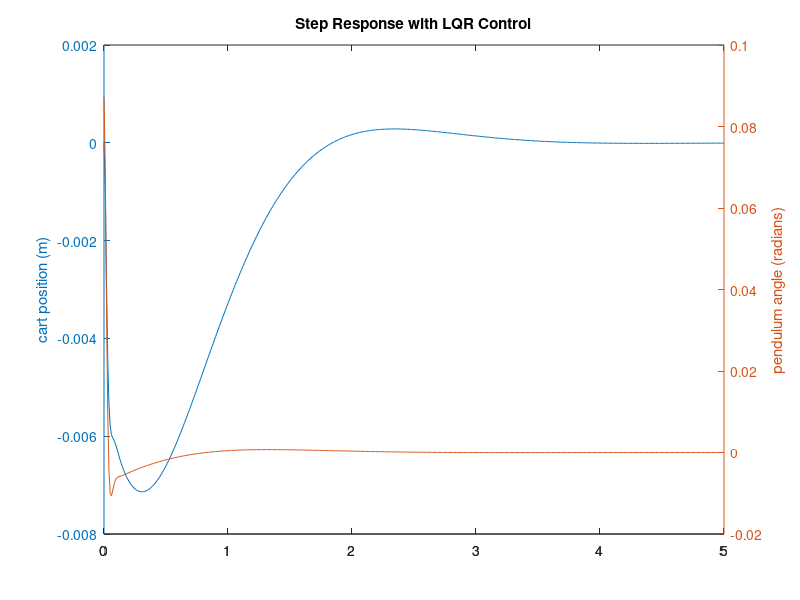

The MATLAB script that drew this image: (Note: this script raises an error after producing the figure.)
%% 连续系统模型
M = 0.104; % 小车重（平衡小车轮子的重量52g*2：轮胎37.5g+联轴器13g+轮轴1.5g）
m = 0.650; % 摆杆重（平衡小车除轮子外的重量650g：总重量754g-两个轮子重量104g）
% m = 1.106; % 加配重后
l = 0.04; % 摆杆重心到铰链的距离（平衡小车除轮子外的部分的重心到轮轴的距离，吊绳估计4cm）
% l = 0.09; % 加配重后
I = m*l^2/3; % 摆杆惯量（平衡小车除轮子外的部分相对于轮轴的惯量，按重心估算ml^2/3）
g = 9.8;
R_w = 0.075/2; % 轮子半径
I_w = 0.00016; % 轮子+转子的惯量

p = 2*I*I_w + I*M*R_w^2 + I*R_w^2*m + 2*I_w*l^2*m + M*R_w^2*l^2*m; %denominator for the A and B matrices

A = [0      1                          0                       0;
     0      0                 (R_w^2*g*l^2*m^2)/p              0;
     0      0                          0                       1;
     0      0       (l*m*(2*I_w*g + M*R_w^2*g + R_w^2*g*m))/p  0];
B = [       0;
     (R_w*(m*l^2 + I))/p;
            0;
        (R_w*l*m)/p];
C = [1 0 0 0;
     0 0 1 0];
D = [0;
     0];

states = {'x' 'x_dot' 'phi' 'phi_dot'};
inputs = {'u'};
outputs = {'x'; 'phi'};

sys_ss = ss(A,B,C,D,'statename',states,'inputname',inputs,'outputname',outputs);

poles = eig(A)

co = ctrb(sys_ss);
controllability = rank(co)

%% 连续系统lqr
Q = C'*C;
Q(1,1) = 20;
Q(3,3) = 40;
R = 1;
K = lqr(A,B,Q,R)

Ac = [(A-B*K)];
Bc = [B];
Cc = [C];
Dc = [D];

states = {'x' 'x_dot' 'phi' 'phi_dot'};
inputs = {'r'};
outputs = {'x'; 'phi'};

sys_cl = ss(Ac,Bc,Cc,Dc,'statename',states,'inputname',inputs,'outputname',outputs);

t = 0:0.01:5;
r =0.2*ones(size(t));
[y,t,x]=lsim(sys_cl,r,t);
[AX,H1,H2] = plotyy(t,y(:,1),t,y(:,2),'plot');
set(get(AX(1),'Ylabel'),'String','cart position (m)')
set(get(AX(2),'Ylabel'),'String','pendulum angle (radians)')
title('Step Response with LQR Control')

%% 连续系统离散化
Ts = 0.01;
sysd_ss = c2d(sys_ss, Ts);
Ad = sysd_ss.A;
Bd = sysd_ss.B;
Cd = sysd_ss.C;
Dd = sysd_ss.D;
poles = abs(pole(sysd_ss))

%% 离散系统lqr
Qd =  Cd'*Cd;
Qd(1,1) = 10;
Qd(2,2) = 0;
Qd(3,3) = 40;
Qd(4,4) = 0;
Rd = 1;
Kd = dlqr(Ad, Bd, Qd, Rd)

Adc = [(Ad-Bd*Kd)];
Bdc = [Bd];
Cdc = [Cd];
Ddc = [Dd];

states = {'x' 'x_dot' 'phi' 'phi_dot'};
inputs = {'r'};
outputs = {'x'; 'phi'};

sysd_cl = ss(Adc,Bdc,Cdc,Ddc,Ts,'statename',states,'inputname',inputs,'outputname',outputs);

t = 0:0.01:5;
r =zeros(size(t));
state_init = [0, 0, 5/180*pi, 0];
[y,t,x]=lsim(sysd_cl,r,t,state_init);
[AX,H1,H2] = plotyy(t,y(:,1),t,y(:,2),'plot');
set(get(AX(1),'Ylabel'),'String','cart position (m)')
set(get(AX(2),'Ylabel'),'String','pendulum angle (radians)')
title('Step Response with LQR Control')

%电机pwm
ud = (-Kd * x')'; % 单轮所需力矩
motor_para = [-0.0049, 0.001587];
PWM = (ud - motor_para(1) * x(:, 2)/R_w) / motor_para(2); % x(:, 2)用单轮当前线速度更准确

%%-------------------------------------------------------------------------
%绕z轴惯量测试
M = 0.104; % 小车重（平衡小车轮子的重量52g*2：轮胎37.5g+联轴器13g+轮轴1.5g）
m = 0.650; % 摆杆重（平衡小车除轮子外的重量650g：总重量754g-两个轮子重量104g）
g = 9.8;
m0 = m+M; % 平衡小车重量0.754kg
d = 0.12;   % 转动惯量测试参数0.12m
L = 0.465;  % 转动惯量测试参数0.465m
T = 57;     % 转动惯量测试参数57s
J = m0*g*d^2 / (16*pi^2*L) * (T/50)^2; % 平衡时的惯量（倾斜会变大），小角度倾斜时认为惯量近似不变
%%-------------------------------------------------------------------------

%% 包含航向角的模型
M = 0.104; % 小车重（平衡小车轮子的重量52g*2：轮胎37.5g+联轴器13g+轮轴1.5g）
m = 0.650; % 摆杆重（平衡小车除轮子外的重量650g：总重量754g-两个轮子重量104g）
% m = 1.106; % 加配重后
l = 0.04; % 摆杆重心到铰链的距离（平衡小车除轮子外的部分的重心到轮轴的距离，吊绳估计4cm）
% l = 0.09; % 加配重后
I = m*l^2/3; % 摆杆惯量（平衡小车除轮子外的部分相对于轮轴的惯量，按重心估算ml^2/3）
g = 9.8;
Lw = 0.17;  % 轮距0.17m 

p = 2*I*I_w + I*M*R_w^2 + I*R_w^2*m + 2*I_w*l^2*m + M*R_w^2*l^2*m; %denominator for the A and B matrices

A = [0      1                          0                            0  0  0;
     0      0                 (R_w^2*g*l^2*m^2)/p                   0  0  0;
     0      0                          0                            1  0  0;
     0      0       (l*m*(2*I_w*g + M*R_w^2*g + R_w^2*g*m))/p       0  0  0;
     0      0                          0                            0  0  1;
     0      0                          0                            0  0  0];
B = [         0                                   0;
     (R_w*(m*l^2 + I))/p                          0;
              0                                   0;
        (R_w*l*m)/p                               0;
              0                                   0;
  -R_w*d/(4*J*R_w^2 + I_w*Lw^2)        R_w*d/(4*J*R_w^2 + I_w*Lw^2)];
C = [1 0 0 0 0 0;
     0 0 1 0 0 0;
     0 0 0 0 1 0];
D = [0 0;
     0 0;
     0 0];

states = {'x' 'x_dot' 'phi' 'phi_dot', 'theta', 'theta_dot'};
inputs = {'u1' 'u2'};
outputs = {'x'; 'phi'; 'theta'};

sys_ss = ss(A,B,C,D,'statename',states,'inputname',inputs,'outputname',outputs);

poles = eig(A)

co = ctrb(sys_ss);
controllability = rank(co)

%% 连续系统lqr
Q = C'*C;
Q(1,1) = 20;
Q(3,3) = 40;
R = 1;
K = lqr(A,B,Q,R)

Ac = [(A-B*K)];
Bc = [B];
Cc = [C];
Dc = [D];

states = {'x' 'x_dot' 'phi' 'phi_dot', 'theta', 'theta_dot'};
inputs = {'r'};
outputs = {'x'; 'phi'; 'theta'};

sys_cl = ss(Ac,Bc,Cc,Dc,'statename',states,'inputname',inputs,'outputname',outputs);

t = 0:0.01:5;
num = size(t);
num = num(2);
r =zeros(num, 2);
state_init = [0, 0, 5/180*pi, 0, 0, 0];
[y,t,x]=lsim(sys_cl,r,t,state_init);
[AX,H1,H2] = plotyy(t,y(:,1),t,y(:,2),'plot');
set(get(AX(1),'Ylabel'),'String','cart position (m)')
set(get(AX(2),'Ylabel'),'String','pendulum angle (radians)')
title('Step Response with LQR Control')

%% 连续系统离散化
Ts = 0.01;
sysd_ss = c2d(sys_ss, Ts);
Ad = sysd_ss.A;
Bd = sysd_ss.B;
Cd = sysd_ss.C;
Dd = sysd_ss.D;
poles = abs(pole(sysd_ss))

%% 离散系统lqr
Qd = C'*C;
Qd(1,1) = 20;
Qd(2,2) = 0;
Qd(3,3) = 400;
Qd(4,4) = 0;
Qd(5,5) = 20;
Qd(6,6) = 0;
Rd = 1;
Kd = dlqr(Ad, Bd, Qd, Rd)

Adc = [(Ad-Bd*Kd)];
Bdc = [Bd];
Cdc = [Cd];
Ddc = [Dd];

states = {'x' 'x_dot' 'phi' 'phi_dot', 'theta', 'theta_dot'};
inputs = {'r'};
outputs = {'x'; 'phi'; 'theta'};

sysd_cl = ss(Adc,Bdc,Cdc,Ddc,Ts,'statename',states,'inputname',inputs,'outputname',outputs);

t = 0:0.01:5;
num = size(t);
num = num(2);
r =zeros(num, 2);
state_init = [0, 0, 5/180*pi, 0, 5/180*pi, 0];
[y,t,x]=lsim(sys_cl,r,t,state_init);
[AX,H1,H2] = plotyy(t,y(:,1),t,y(:,2),'plot');
set(get(AX(1),'Ylabel'),'String','cart position (m)')
set(get(AX(2),'Ylabel'),'String','pendulum angle (radians)')
title('Step Response with LQR Control')

%电机pwm
ud = (-Kd * x')'; % 单轮所需力矩
motor_para = [-0.0049, 0.001587];
PWM_L = (ud(:,1) - motor_para(1) * x(:, 2)/R_w) / motor_para(2); % x(:, 2)用单轮当前线速度更准确
PWM_R = (ud(:,2) - motor_para(1) * x(:, 2)/R_w) / motor_para(2);